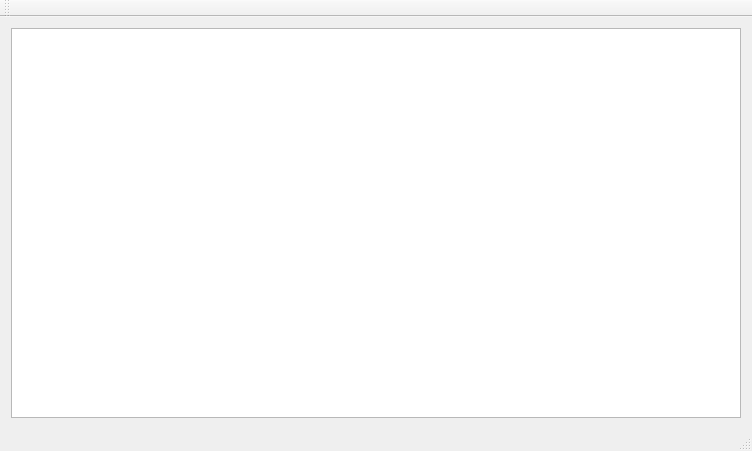
<?xml version="1.0" encoding="UTF-8"?>
<ui version="4.0">
 <class>MainWindow</class>
 <widget class="QMainWindow" name="MainWindow">
  <property name="geometry">
   <rect>
    <x>0</x>
    <y>0</y>
    <width>752</width>
    <height>451</height>
   </rect>
  </property>
  <property name="windowTitle">
   <string>MainWindow</string>
  </property>
  <widget class="QWidget" name="centralWidget">
   <layout class="QHBoxLayout" name="horizontalLayout">
    <item>
     <widget class="QTextEdit" name="textEdit"/>
    </item>
   </layout>
  </widget>
  <widget class="QMenuBar" name="menuBar">
   <property name="geometry">
    <rect>
     <x>0</x>
     <y>0</y>
     <width>752</width>
     <height>27</height>
    </rect>
   </property>
  </widget>
  <widget class="QToolBar" name="mainToolBar">
   <attribute name="toolBarArea">
    <enum>TopToolBarArea</enum>
   </attribute>
   <attribute name="toolBarBreak">
    <bool>false</bool>
   </attribute>
  </widget>
  <widget class="QStatusBar" name="statusBar"/>
 </widget>
 <layoutdefault spacing="6" margin="11"/>
 <resources/>
 <connections/>
</ui>
